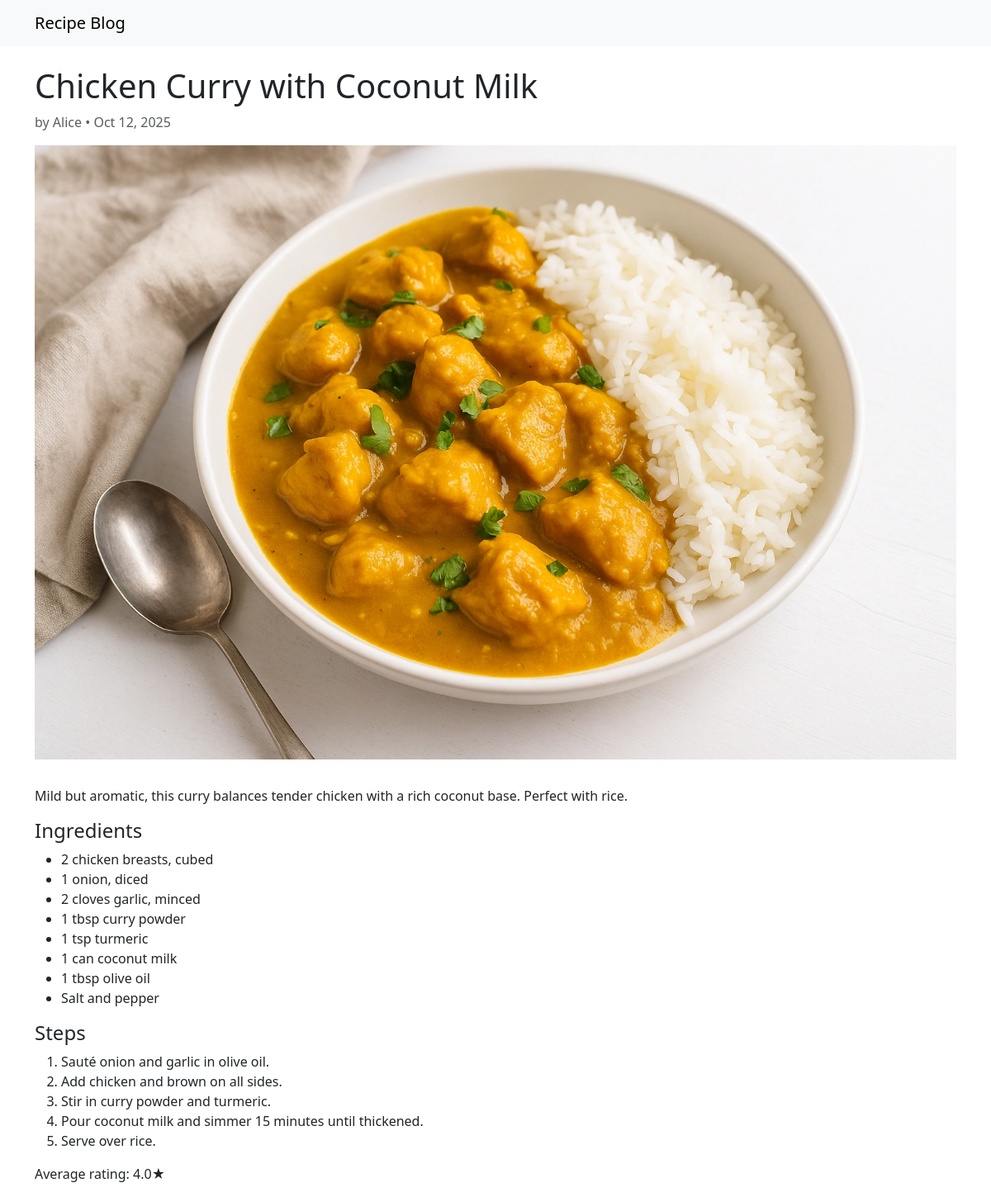
The app's page /recipe/chicken-curry-with-coconut-milk/ with its own data.
### recipes/models.py (models this page shows, shortened)
class Recipe(models.Model):
    author = models.ForeignKey(User, on_delete=models.CASCADE, related_name="recipes")
    title = models.CharField(max_length=200)
    slug = models.SlugField(max_length=220, unique=True)
    excerpt = models.TextField(max_length=300, blank=True)
    description = models.TextField()
    ingredients = models.TextField(help_text="One per line")
    steps = models.TextField(help_text="One step per line")
    tags = models.CharField(max_length=250, blank=True, help_text="Comma-separated tags")
    prep_minutes = models.PositiveIntegerField(default=0)
    cook_minutes = models.PositiveIntegerField(default=0)
    servings = models.PositiveIntegerField(default=1)
    image = models.ImageField(upload_to="recipes/", blank=True, null=True)
    status = models.CharField(max_length=10, choices=STATUS_CHOICES, default="draft")
    created_at = models.DateTimeField(auto_now_add=True)
    updated_at = models.DateTimeField(auto_now=True)
    class Meta:
        ordering = ["-created_at"]
    @property
    def average_rating(self) -> float:
        agg = self.ratings.aggregate(models.Avg("stars"))
        return round(agg["stars__avg"] or 0, 1)

### recipes/views.py (the view)
# urls.py: path("recipe/<slug:slug>/", views.recipe_detail, name="recipe_detail"),
def recipe_detail(request, slug):
    recipe = get_object_or_404(Recipe, slug=slug)
    if recipe.status != "published" and (
        not request.user.is_staff and recipe.author != request.user
    ):
        return redirect("recipe_list")
    user_rating = None
    if request.user.is_authenticated:
        user_rating = Rating.objects.filter(recipe=recipe, user=request.user).first()
    return render(request, "recipes/recipe_detail.html", {
        "recipe": recipe,
        "user_rating": user_rating,
    })

### recipes/templates/recipes/recipe_detail.html (shortened to what this page needs)
{% extends "base.html" %}
{% block content %}
<article>
  <h1>{{ recipe.title }}</h1>
  <p class="text-muted">by {{ recipe.author.username }} • {{ recipe.created_at|date:"M d, Y" }}</p>
  {% if recipe.image %}<img src="{{ recipe.image.url }}" class="img-fluid mb-3" alt="{{ recipe.title }}">{% endif %}
  <p class="mt-3">{{ recipe.description }}</p>
  <h4>Ingredients</h4>
  <ul>
    {% for line in recipe.ingredients.splitlines %}
      {% if line %}<li>{{ line }}</li>{% endif %}
    {% endfor %}
  </ul>
  <h4>Steps</h4>
  <ol>
    {% for line in recipe.steps.splitlines %}
      {% if line %}<li>{{ line }}</li>{% endif %}
    {% endfor %}
  </ol>
  <p class="mt-3">Average rating: {{ recipe.average_rating }}★</p>
</article>
{% endblock %}

### static/site.css (style rules this page uses)
img { max-width: 100%; height: auto; }

### records on screen
Recipe: title "Chicken Curry with Coconut Milk", author.username "Alice", created_at "Oct 12, 2025", image (picture), description "Mild but aromatic, this curry balances tender chicken with a rich coconut base. Perfect with rice.", average_rating "4.0"

### other values on screen
{{ line }} "2 chicken breasts, cubed" "1 onion, diced" "2 cloves garlic, minced" "1 tbsp curry powder" "1 tsp turmeric" "1 can coconut milk" "1 tbsp olive oil" "Salt and pepper"
{{ line }} "Sauté onion and garlic in olive oil." "Add chicken and brown on all sides." "Stir in curry powder and turmeric." "Pour coconut milk and simmer 15 minutes until thickened." "Serve over rice."
